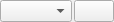
<?xml version="1.0" encoding="UTF-8"?>
<ui version="4.0">
 <class>QgsUnitSelectionWidget</class>
 <widget class="QWidget" name="QgsUnitSelectionWidget">
  <property name="geometry">
   <rect>
    <x>0</x>
    <y>0</y>
    <width>109</width>
    <height>22</height>
   </rect>
  </property>
  <property name="sizePolicy">
   <sizepolicy hsizetype="Preferred" vsizetype="Maximum">
    <horstretch>0</horstretch>
    <verstretch>0</verstretch>
   </sizepolicy>
  </property>
  <property name="windowTitle">
   <string>Form</string>
  </property>
  <layout class="QHBoxLayout" name="horizontalLayout">
   <property name="spacing">
    <number>2</number>
   </property>
   <property name="leftMargin">
    <number>0</number>
   </property>
   <property name="topMargin">
    <number>0</number>
   </property>
   <property name="rightMargin">
    <number>0</number>
   </property>
   <property name="bottomMargin">
    <number>0</number>
   </property>
   <item>
    <widget class="QComboBox" name="mUnitCombo">
     <property name="sizePolicy">
      <sizepolicy hsizetype="Preferred" vsizetype="MinimumExpanding">
       <horstretch>0</horstretch>
       <verstretch>0</verstretch>
      </sizepolicy>
     </property>
    </widget>
   </item>
   <item>
    <widget class="QPushButton" name="mMapScaleButton">
     <property name="sizePolicy">
      <sizepolicy hsizetype="Maximum" vsizetype="MinimumExpanding">
       <horstretch>0</horstretch>
       <verstretch>0</verstretch>
      </sizepolicy>
     </property>
     <property name="styleSheet">
      <string notr="true">QPushButton {margin: 0s; }</string>
     </property>
     <property name="text">
      <string notr="true"/>
     </property>
     <property name="icon">
      <iconset resource="../plugins/interpolation/interpolator.qrc">
       <normaloff>:/options.png</normaloff>:/options.png</iconset>
     </property>
    </widget>
   </item>
  </layout>
 </widget>
 <resources>
  <include location="../plugins/interpolation/interpolator.qrc"/>
 </resources>
 <connections/>
</ui>
